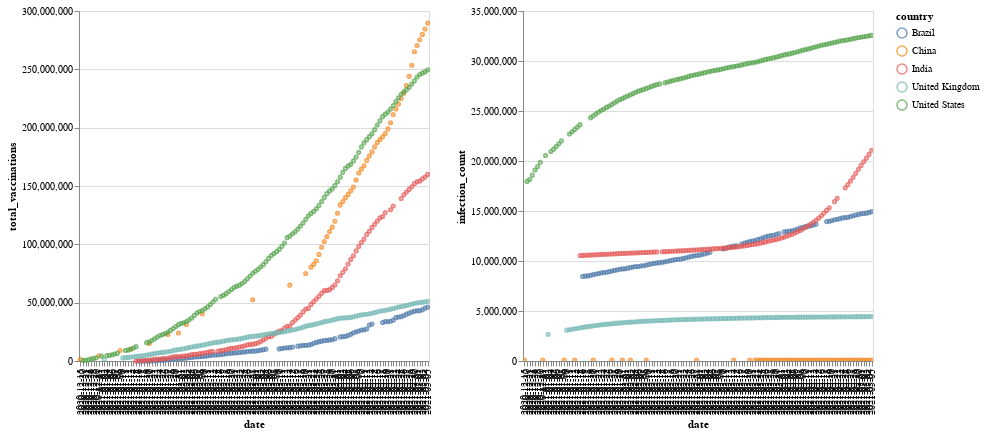

This figure's notebook cell:
### Markdown cell above
## We want to explore the relationship between the number of vaccinations and the nubmer of infections across different plots, this time particularly choosing some time slots for comparison.

### Code cell
brush = alt.selection_interval()

base1 = alt.Chart(df).mark_point(size = 10).encode(
    x ='date:O',
    y ='total_vaccinations:Q',
    color=alt.condition(brush, 'country', alt.ColorValue('gray')),
).add_selection(
    brush
).properties(
    width=350,
    height=350
)

base2 = alt.Chart(df).mark_point(size = 10).encode(
    x ='date:O',
    y ='infection_count:Q',
    color=alt.condition(brush, 'country', alt.ColorValue('gray')),
).add_selection(
    brush
).properties(
    width=350,
    height=350
).interactive()
base1 | base2

### Figure 1 — Vega-Lite specification as saved in the notebook (floating-point values rounded to 4 significant figures; data arrays with more than 128 entries replaced by an {"elided": "..."} marker saying what was removed)
{"config": {"view": {"continuousWidth": 400, "continuousHeight": 300}}, "hconcat": [{"mark": {"type": "point", "size": 10}, "encoding": {"color": {"condition": {"type": "nominal", "field": "country", "selection": "selector003"}, "value": "gray"}, "x": {"type": "ordinal", "field": "date"}, "y": {"type": "quantitative", "field": "total_vaccinations"}}, "height": 350, "selection": {"selector003": {"type": "interval"}}, "width": 350}, {"mark": {"type": "point", "size": 10}, "encoding": {"color": {"condition": {"type": "nominal", "field": "country", "selection": "selector003"}, "value": "gray"}, "x": {"type": "ordinal", "field": "date"}, "y": {"type": "quantitative", "field": "infection_count"}}, "height": 350, "selection": {"selector003": {"type": "interval"}, "selector004": {"type": "interval", "bind": "scales", "encodings": ["x", "y"]}}, "width": 350}], "data": {"name": "data-6540090f2f4a678e8444e67300445064"}, "$schema": "https://vega.github.io/schema/vega-lite/v4.8.1.json", "datasets": {"data-6540090f2f4a678e8444e67300445064": {"elided": "505 records"}}}
